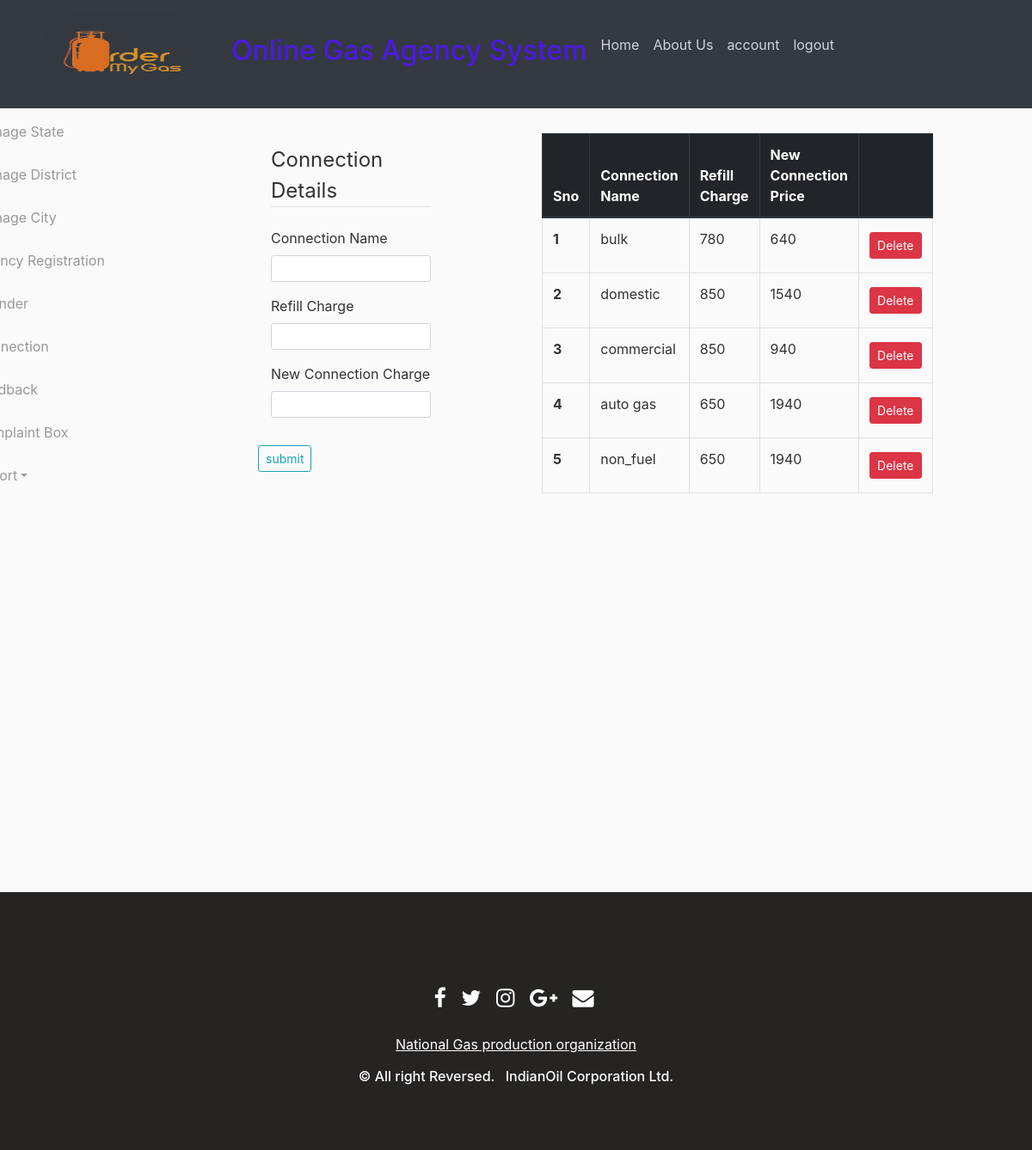
Page /connection (signed in) on the committed database.
### projectmain/dbcode.py (models this page shows, shortened)
class connection_type(db.Model):
    ctid = db.Column(db.Integer,primary_key=True)
    cname = db.Column(db.String(15),nullable=False)
    refill_charge = db.Column(db.Integer,nullable=False)
    new_connection_price = db.Column(db.Integer,nullable=False)

### projectmain/admin/routs.py (the view, shortened to what this page needs)
@Admin.route('/connection',methods=['GET', 'POST'])
@login_required
def connection():
    if current_user.is_authenticated and current_user.role=='admin':
        pass
    else:
        abort(403)
    form=ConForm()
    cyli=connection_type.query.all()
    return render_template('connection.html',title="cylinder",cyli=cyli,form=form)

### projectmain/admin/forms.py
class ConForm(FlaskForm):
    connectionType = StringField('Connection Name',validators=[DataRequired()] )
    rfillcharge = IntegerField('Refill Charge',validators=[DataRequired()])
    ncharge = IntegerField('New Connection Charge',validators=[DataRequired()])
    submit = SubmitField('submit')

### projectmain/dbcode.py (called while the page is built)
@login_manager.user_loader
def load_user(id):
    return roles.query.get(int(id))

### projectmain/templates/connection.html (shortened to what this page needs)
{% extends 'admin.html' %}
{% block admin_ac %}
<div id="page-content-wrapper" style="margin-left:-50px;margin-right:-350px">
<form method="POST" action="" >
         <fieldset class="form-group col-md-7">
          <legend class="border-bottom mb-4 ">Connection Details</legend>
                 <div class="form-group">
                    {{ form.connectionType.label(class="form-control-label") }}
                    {% if form.connectionType.errors %}
                        {{ form.connectionType(class="form-control form-control-sm is-invalid") }}
                        <div class="invalid-feedback">
                            {% for error in form.connectionType.errors %}
                                <span>{{ error }}</span>
                            {% endfor %}
                        </div>
                    {% else %}
                        {{ form.connectionType(class="form-control form-control-sm") }}
                    {% endif %}
                </div>
                <div class="form-group">
                    {{ form.rfillcharge.label(class="form-control-label") }}
                    {% if form.rfillcharge.erdnamerors %}
                        {{ form.rfillcharge(class="form-control form-control-sm is-invalid") }}
                        <div class="invalid-feedback">
                            {% for error in form.rfillcharge.errors %}
                                <span>{{ error }}</span>
                            {% endfor %}
                        </div>
                    {% else %}
                        {{ form.rfillcharge(class="form-control form-control-sm") }}
                    {% endif %}
                </div>
                <div class="form-group">
                    {{ form.ncharge.label(class="form-control-label") }}
                    {% if form.ncharge.erdnamerors %}
                        {{ form.ncharge(class="form-control form-control-sm is-invalid") }}
                        <div class="invalid-feedback">
                            {% for error in form.ncharge.errors %}
                                <span>{{ error }}</span>
                            {% endfor %}
                        </div>
                    {% else %}
                        {{ form.ncharge(class="form-control form-control-sm") }}
                    {% endif %}
                </div>
            </fieldset>
            <div class="form-group">
               {{ form.submit(class="btn btn-outline-info btn-sm") }}
            </div>
            </form>
        </div>
   <table class="table table-bordered" style="margin-right:250px;margin-left:300px;margin-top:-430px;">
  <thead class="thead-dark">
    <tr>
      <th scope="col">Sno</th>
      <th scope="col">Connection Name</th>
      <th scope="col">Refill Charge</th>
      <th scope="col">New Connection Price</th>
      <th scope="col">  </th>
    </tr>
  </thead>
  <tbody>
  {% for c in cyli %}
    <tr>
      <th scope="row">{{ loop.index }}</th>
      <td>{{ c.cname }}</td>
      <td>{{ c.refill_charge }}</td>
      <td>{{ c.new_connection_price }}</td>
     <td><a class="btn btn-danger btn-sm mt-1 mb-1" href="{{ url_for('Admin.delete_connection', ctid=c.ctid) }}">Delete</a></td>
    </tr>
   {% endfor %}
</tbody>
</table>
{% endblock admin_ac %}

### projectmain/static/main.css (style rules this page uses)
body { background: #fafafa; color: #333333; margin-top: 5rem; }
#page-content-wrapper { width: 100%; position: absolute; padding: 15px; }
@media (min-width:768px) { #page-content-wrapper { padding: 20px; position: relative; } }

### rows in the picture
connection_type: cname "bulk", refill_charge "780", new_connection_price "640"
connection_type: cname "domestic", refill_charge "850", new_connection_price "1540"
connection_type: cname "commercial", refill_charge "850", new_connection_price "940"
connection_type: cname "auto gas", refill_charge "650", new_connection_price "1940"
connection_type: cname "non_fuel", refill_charge "650", new_connection_price "1940"
